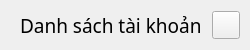
           <widget class="QFrame" name="extraTopBg">
            <property name="minimumSize">
             <size>
              <width>0</width>
              <height>50</height>
             </size>
            </property>
            <property name="maximumSize">
             <size>
              <width>16777215</width>
              <height>50</height>
             </size>
            </property>
            <property name="frameShape">
             <enum>QFrame::NoFrame</enum>
            </property>
            <property name="frameShadow">
             <enum>QFrame::Raised</enum>
            </property>
            <layout class="QVBoxLayout" name="verticalLayout_5">
             <property name="spacing">
              <number>0</number>
             </property>
             <property name="leftMargin">
              <number>0</number>
             </property>
             <property name="topMargin">
              <number>0</number>
             </property>
             <property name="rightMargin">
              <number>0</number>
             </property>
             <property name="bottomMargin">
              <number>0</number>
             </property>
             <item>
              <layout class="QGridLayout" name="extraTopLayout">
               <property name="leftMargin">
                <number>10</number>
               </property>
               <property name="rightMargin">
                <number>10</number>
               </property>
               <property name="horizontalSpacing">
                <number>10</number>
               </property>
               <property name="verticalSpacing">
                <number>0</number>
               </property>
               <item row="0" column="0">
                <widget class="QFrame" name="extraIcon">
                 <property name="maximumSize">
                  <size>
                   <width>20</width>
                   <height>20</height>
                  </size>
                 </property>
                 <property name="frameShape">
                  <enum>QFrame::NoFrame</enum>
                 </property>
                 <property name="frameShadow">
                  <enum>QFrame::Raised</enum>
                 </property>
                </widget>
               </item>
               <item row="0" column="1">
                <widget class="QLabel" name="extraLabel">
                 <property name="font">
                  <font>
                   <family>Nunito</family>
                   <pointsize>14</pointsize>
                   <weight>50</weight>
                   <italic>false</italic>
                   <bold>false</bold>
                  </font>
                 </property>
                 <property name="text">
                  <string>Danh sách tài khoản</string>
                 </property>
                </widget>
               </item>
               <item row="0" column="2">
                <widget class="QPushButton" name="extraCloseColumnBtn">
                 <property name="minimumSize">
                  <size>
                   <width>28</width>
                   <height>28</height>
                  </size>
                 </property>
                 <property name="maximumSize">
                  <size>
                   <width>28</width>
                   <height>28</height>
                  </size>
                 </property>
                 <property name="cursor">
                  <cursorShape>PointingHandCursor</cursorShape>
                 </property>
                 <property name="toolTip">
                  <string>Close left box</string>
                 </property>
                 <property name="text">
                  <string/>
                 </property>
                 <property name="icon">
                  <iconset resource="../resources.qrc">
                   <normaloff>:/icons/images/icons/icon_close.png</normaloff>:/icons/images/icons/icon_close.png</iconset>
                 </property>
                 <property name="iconSize">
                  <size>
                   <width>20</width>
                   <height>20</height>
                  </size>
                 </property>
                </widget>
               </item>
              </layout>
             </item>
            </layout>
           </widget>
